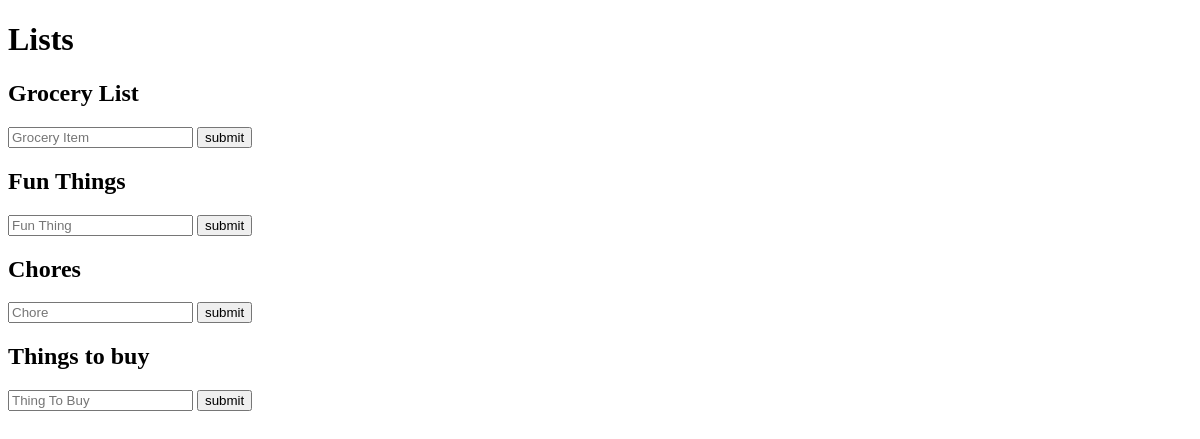
/lists, run on an earlier commit of the app's database.
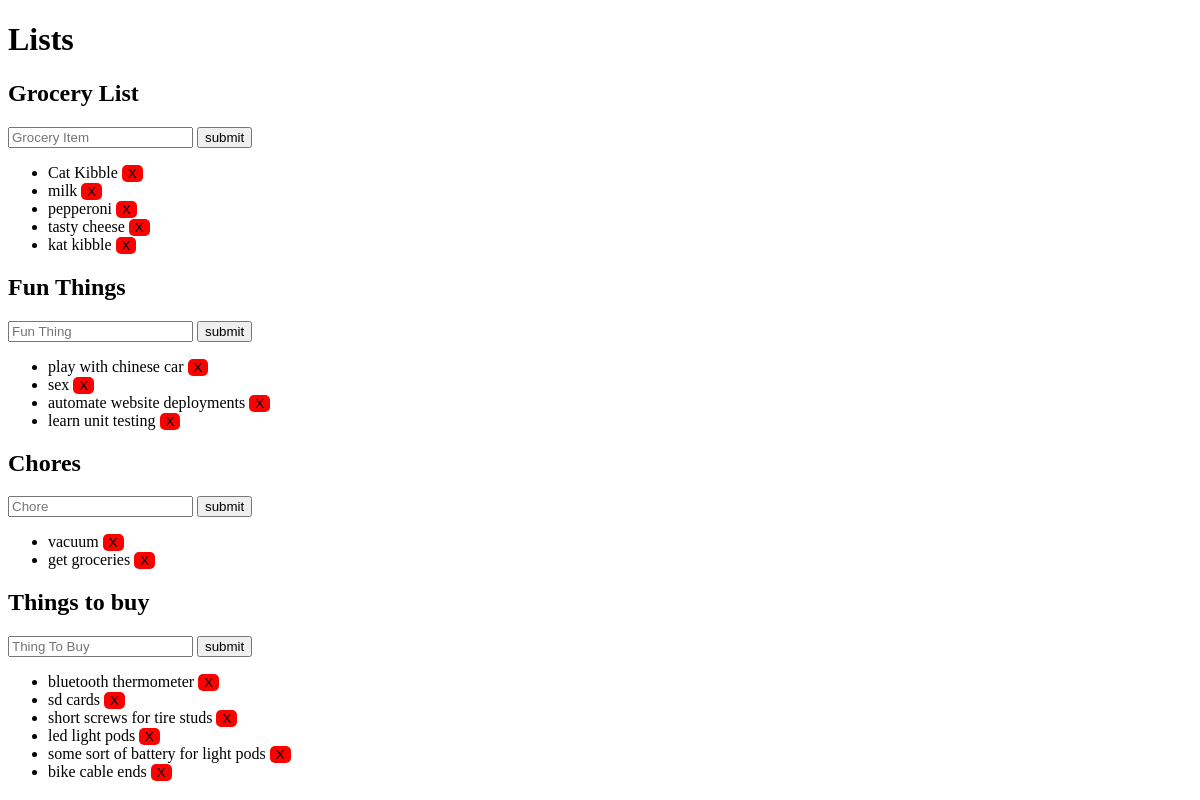
And on a later commit of the database.
### website/models.py (models this page shows)
class GroceryItem(models.Model):
    id = models.AutoField(primary_key=True)
    name = models.CharField(max_length=50)

class FunThing(models.Model):
    id = models.AutoField(primary_key=True)
    name = models.CharField(max_length=50)

class Chore(models.Model):
    id = models.AutoField(primary_key=True)
    name = models.CharField(max_length=50)

class ThingToBuy(models.Model):
    id = models.AutoField(primary_key=True)
    name = models.CharField(max_length=50)

### website/views.py (the view)
# urls.py: path('lists', views.lists),
def lists(request):
    if request.method == "POST":
        print("posting")
        if "groceryItem" in request.POST:
            newItem = GroceryItem(name=request.POST["groceryItem"])
            newItem.save()
            print("addded grocery")
        if "funThing" in request.POST:
            newItem = FunThing(name=request.POST["funThing"])
            newItem.save()
            print("addded fun")
        if "chore" in request.POST:
            newItem = Chore(name=request.POST["chore"])
            newItem.save()
            print("addded chore", request.POST["chore"])
        if "thingToBuy" in request.POST:
            newItem = ThingToBuy(name=request.POST["thingToBuy"])
            newItem.save()
            print("addded thing to buy")
        return redirect("/lists")
    else:
        print("getting")
        groceries = GroceryItem.objects.all()
        funThings = FunThing.objects.all()
        chores = Chore.objects.all()
        thingsToBuy = ThingToBuy.objects.all()
        return render(request, "website/lists.html",{
            "groceries": groceries,
            "chores": chores,
            "funThings": funThings,
            "thingsToBuy": thingsToBuy,
        })

### website/templates/website/lists.html (shortened to what this page needs)
<!DOCTYPE html>
<html>
    <head>
        <link rel="stylesheet" href="/static/website/lists.css">
    </head>
    <body>
        <h1>Lists</h1>
        <h2>Grocery List</h2>
        <form action="/lists" method="post">
            <input type="text" name="groceryItem" placeholder="Grocery Item">
            <input type="submit" value="submit">
        </form>
        <ul>
            {% for grocery in groceries %}
            <li>
                <p class="inline">{{ grocery.name }}</p>
                <form action="/listDelete" method="post" class="inline">
                    <input type="submit" value="X" class="red">
                </form>
            </li>
            {% endfor %}
        </ul>
        <h2>Fun Things</h2>
        <form action="/lists" method="post">
            <input type="text" name="funThing" placeholder="Fun Thing">
            <input type="submit" value="submit">
        </form>
        <ul>
            {% for thing in funThings %}
            <li>
                <p class="inline">{{ thing.name }}</p>
                <form action="/listDelete" method="post" class="inline">
                    <input type="submit" value="X" class="red">
                </form>
            </li>
            {% endfor %}
        </ul>
        <h2>Chores</h2>
        <form action="/lists" method="post">
            <input type="text" name="chore" placeholder="Chore">
            <input type="submit" value="submit">
        </form>
        <ul>
            {% for chore in chores %}
            <li>
                <p class="inline">{{ chore.name }}</p>
                <form action="/listDelete" method="post" class="inline">
                    <input type="submit" value="X" class="red">
                </form>
            </li>
            {% endfor %}
        </ul>
        <h2>Things to buy</h2>
        <form action="/lists" method="post">
            <input type="text" name="thingToBuy" placeholder="Thing To Buy">
            <input type="submit" value="submit">
        </form>
        <ul>
            {% for thing in thingsToBuy %}
            <li>
                <p class="inline">{{ thing.name }}</p>
                <form action="/listDelete" method="post" class="inline">
                    <input type="submit" value="X" class="red">
                </form>
            </li>
            {% endfor %}
        </ul>
    </body>
</html>

### website/static/website/lists.css (style rules this page uses)
.inline { display: inline; }
.red { background-color: red; border: none; border-radius: 5px; }

What changed in the data, as far as the page shows it:
added GroceryItem: name "Cat Kibble"
added GroceryItem: name "milk"
added GroceryItem: name "pepperoni"
added GroceryItem: name "tasty cheese"
added GroceryItem: name "kat kibble"
added FunThing: name "play with chinese car"
added FunThing: name "sex"
added FunThing: name "automate website deployments"
added FunThing: name "learn unit testing"
added Chore: name "vacuum"
added Chore: name "get groceries"
added ThingToBuy: name "bluetooth thermometer"
added ThingToBuy: name "sd cards"
added ThingToBuy: name "short screws for tire studs"
added ThingToBuy: name "led light pods"
added ThingToBuy: name "some sort of battery for light pods"
added ThingToBuy: name "bike cable ends"
